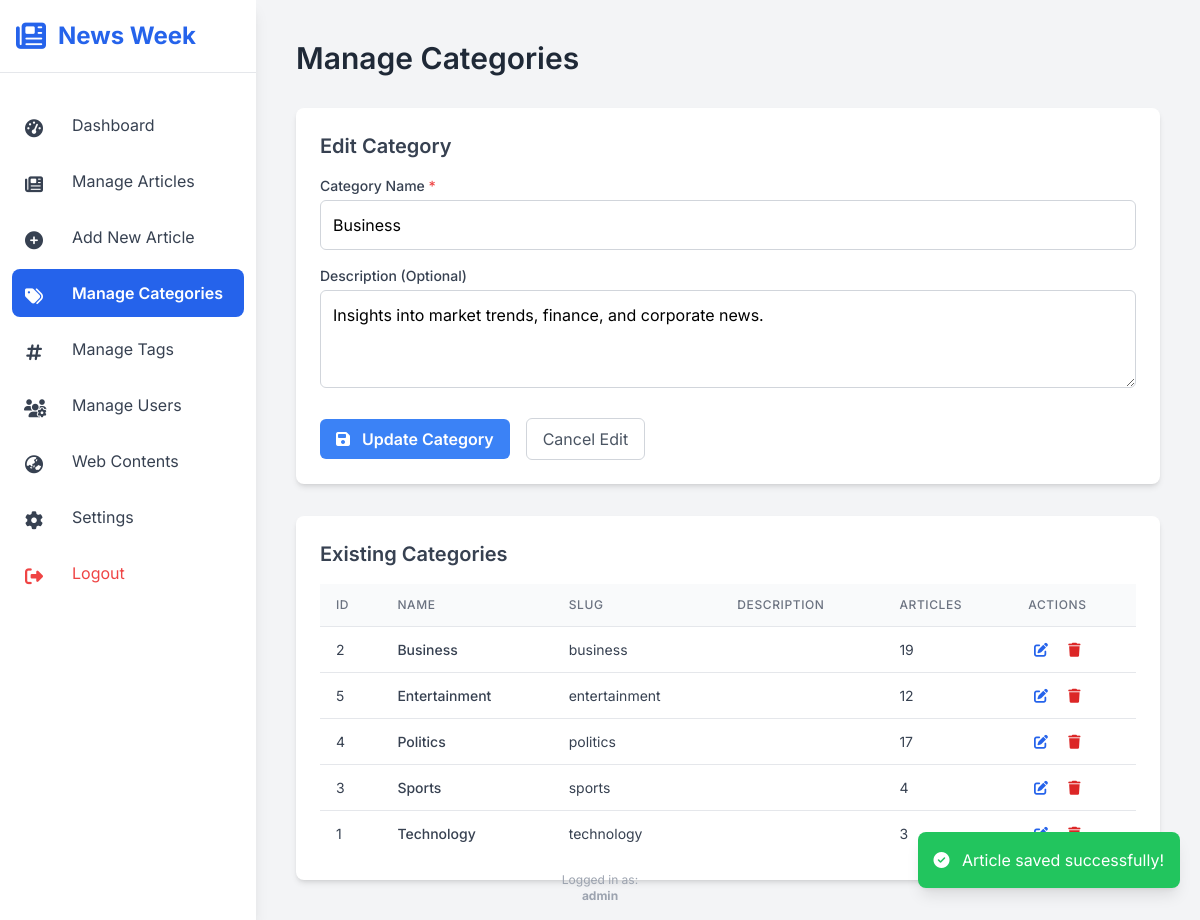
/admin/manage_categories.php?edit_id=2 (signed in), run on the app's committed database.
### tables this page shows
CREATE TABLE `categories` (
  `id` int(11) NOT NULL AUTO_INCREMENT,
  `name` varchar(100) NOT NULL,
  `slug` varchar(120) NOT NULL,
  `description` text DEFAULT NULL,
  `created_at` timestamp NOT NULL DEFAULT current_timestamp(),
  PRIMARY KEY (`id`),
  UNIQUE KEY `name` (`name`),
  UNIQUE KEY `slug` (`slug`)
);

### admin/includes/functions.php (called while the page is built, shortened)
<?php
function getAllCategories(PDO $pdo): array {
    try {
        $stmt = $pdo->query("SELECT id, name, slug FROM categories ORDER BY name ASC");
        return $stmt->fetchAll(PDO::FETCH_ASSOC);
    } catch (PDOException $e) {
        error_log("Error in getAllCategories: " . $e->getMessage());
        return [];
    }
}
function getCategoryById(PDO $pdo, int $id): array|false {
    try {
        $stmt = $pdo->prepare("SELECT id, name, slug, description FROM categories WHERE id = :id");
        $stmt->bindParam(':id', $id, PDO::PARAM_INT);
        $stmt->execute();
        return $stmt->fetch(PDO::FETCH_ASSOC);
    } catch (PDOException $e) {
        error_log("Error in getCategoryById: " . $e->getMessage());
        return false;
    }
}
?>

### admin/manage_categories.php (the view, shortened to what this page needs)
<?php
require_once __DIR__ . '/includes/db_connect.php';
require_once __DIR__ . '/includes/functions.php';
$categories = getAllCategories($pdo);
$editMode = false;
$formAction = "submit_category.php?action=create_category";
$formButtonText = "Add Category";
$formCategoryName = "";
$formCategoryDescription = "";
if (isset($_GET['edit_id']) && !empty($_GET['edit_id'])) {
    $editCategoryId = filter_var($_GET['edit_id'], FILTER_VALIDATE_INT);
    if ($editCategoryId) {
        $editingCategory = getCategoryById($pdo, $editCategoryId);
        if ($editingCategory) {
            $editMode = true;
            $formAction = "submit_category.php?action=update_category&id=" . $editingCategory['id'];
            $formButtonText = "Update Category";
            $formCategoryName = $editingCategory['name'];
            $formCategoryDescription = $editingCategory['description'] ?? '';
        } else {
            header("location: manage_categories.php?status=error&msg=" . urlencode("Category not found for editing."));
            exit;
        }
    }
}
?>
<!DOCTYPE html>
<html lang="en">
<head>
    <script src="https://cdn.tailwindcss.com"></script>
    <link rel="stylesheet" href="https://cdnjs.cloudflare.com/ajax/libs/font-awesome/6.5.1/css/all.min.css">
    <link rel="stylesheet" href="css/admin_style.css">
</head>
<body class="bg-gray-100">
    <div class="flex min-h-screen">
<?php require_once __DIR__ . '/includes/sidebar.php'; ?>
        <main class="flex-1 p-6 md:p-10 overflow-y-auto">
            <header class="mb-8">
                <h2 class="text-3xl font-semibold text-gray-800">Manage Categories</h2>
            </header>
            <section class="bg-white p-6 rounded-lg shadow-md mb-8">
                <h3 class="text-xl font-semibold text-gray-700 mb-4"><?php echo $editMode ? 'Edit Category' : 'Add New Category'; ?></h3>
                <form id="categoryForm" action="<?php echo $formAction; ?>" method="POST">
                    <div class="mb-4">
                        <label for="category_name" class="block text-sm font-medium text-gray-700 mb-1">Category Name <span class="text-red-500">*</span></label>
                        <input type="text" name="category_name" id="category_name" value="<?php echo htmlspecialchars($formCategoryName); ?>" required
                               class="w-full p-3 border border-gray-300 rounded-md focus:outline-none focus:ring-2 focus:ring-blue-500">
                    </div>
                    <div class="mb-6">
                        <label for="category_description" class="block text-sm font-medium text-gray-700 mb-1">Description (Optional)</label>
                        <textarea name="category_description" id="category_description" rows="3"
                                  class="w-full p-3 border border-gray-300 rounded-md focus:outline-none focus:ring-2 focus:ring-blue-500"><?php echo htmlspecialchars($formCategoryDescription); ?></textarea>
                    </div>
                    <div class="flex items-center">
                        <button type="submit" id="submitCategoryBtn"
                                class="bg-blue-500 hover:bg-blue-600 text-white font-semibold py-2 px-4 rounded-md focus:outline-none focus:ring-2 focus:ring-blue-500 focus:ring-offset-2 transition duration-150 ease-in-out">
                            <i class="fas <?php echo $editMode ? 'fa-save' : 'fa-plus'; ?> mr-2"></i> <?php echo $formButtonText; ?>
                        </button>
                        <?php if ($editMode): ?>
                            <a href="manage_categories.php" class="ml-4 text-gray-600 hover:text-gray-800 py-2 px-4 rounded-md border border-gray-300 hover:bg-gray-50 transition">
                                Cancel Edit
                            </a>
                        <?php endif; ?>
                    </div>
                </form>
            </section>
            <section class="bg-white p-6 rounded-lg shadow-md">
                <h3 class="text-xl font-semibold text-gray-700 mb-4">Existing Categories</h3>
                <div class="overflow-x-auto">
                    <table class="min-w-full divide-y divide-gray-200 table">
                        <thead>
                            <tr>
                                <th scope="col">ID</th>
                                <th scope="col">Name</th>
                                <th scope="col">Slug</th>
                                <th scope="col">Description</th>
                                <th scope="col">Articles</th>
                                <th scope="col">Actions</th>
                            </tr>
                        </thead>
                        <tbody class="divide-y divide-gray-200">
                            <?php if (!empty($categories)): ?>
                                <?php foreach ($categories as $category): ?>
                                <tr>
                                    <td class="text-gray-500 whitespace-nowrap"><?php echo $category['id']; ?></td>
                                    <td class="font-medium text-gray-900 whitespace-nowrap"><?php echo htmlspecialchars($category['name']); ?></td>
                                    <td class="whitespace-nowrap"><?php echo htmlspecialchars($category['slug']); ?></td>
                                    <td class="max-w-sm truncate" title="<?php echo htmlspecialchars($category['description'] ?? ''); ?>">
                                    </td>
                                    <td class="whitespace-nowrap">
                                        <?php
                                        echo rand(0,25);
                                        ?>
                                    </td>
                                    <td class="space-x-1 whitespace-nowrap">
                                        <a href="manage_categories.php?edit_id=<?php echo $category['id']; ?>" class="text-blue-600 hover:text-blue-900 p-1" title="Edit Category">
                                            <i class="fas fa-edit fa-fw"></i>
                                        </a>
                                        <a href="#" onclick="confirmDeleteCategory('<?php echo $category['id']; ?>', '<?php echo htmlspecialchars(addslashes($category['name']), ENT_QUOTES); ?>'); return false;" class="text-red-600 hover:text-red-900 p-1" title="Delete Category">
                                            <i class="fas fa-trash fa-fw"></i>
                                        </a>
                                    </td>
                                </tr>
                                <?php endforeach; ?>
                            <?php endif; ?>
                        </tbody>
                    </table>
                </div>
            </section>
        </main>
    </div>
</body>
</html>

### admin/css/admin_style.css (style rules this page uses)
body { font-family: 'Inter', sans-serif; -webkit-font-smoothing: antialiased; -moz-osx-font-smoothing: grayscale; }
.table th { padding: 0.75rem 1rem; text-align: left; font-size: 0.75rem; font-weight: 500; color: #6B7280; text-transform: uppercase; letter-spacing: 0.05em; background-color: #F9FAFB; }
.table td { padding: 0.75rem 1rem; white-space: nowrap; font-size: 0.875rem; color: #374151; background-color: white; }
input[type="text"], input[type="password"], input[type="email"], input[type="url"], input[type="file"], select, textarea { transition: border-color 0.2s ease-in-out, box-shadow 0.2s ease-in-out; }

### admin/manage_categories.php (style rules this page uses)
body { font-family: 'Inter', sans-serif; }
.table th { @apply px-4 py-3 text-left text-xs font-medium text-gray-500 uppercase tracking-wider bg-gray-50; }
.table td { @apply px-4 py-3 text-sm text-gray-700 bg-white; }

### data on the page
categories: category_name "Business", category_description "Insights into market trends, finance, and corporate news.", id "2", name "Business", slug "business"
categories: id "5", name "Entertainment", slug "entertainment"
categories: id "4", name "Politics", slug "politics"
categories: id "3", name "Sports", slug "sports"
categories: id "1", name "Technology", slug "technology"

### other printed values
$currentAdminUsername "admin"
$formButtonText "Update Category"
